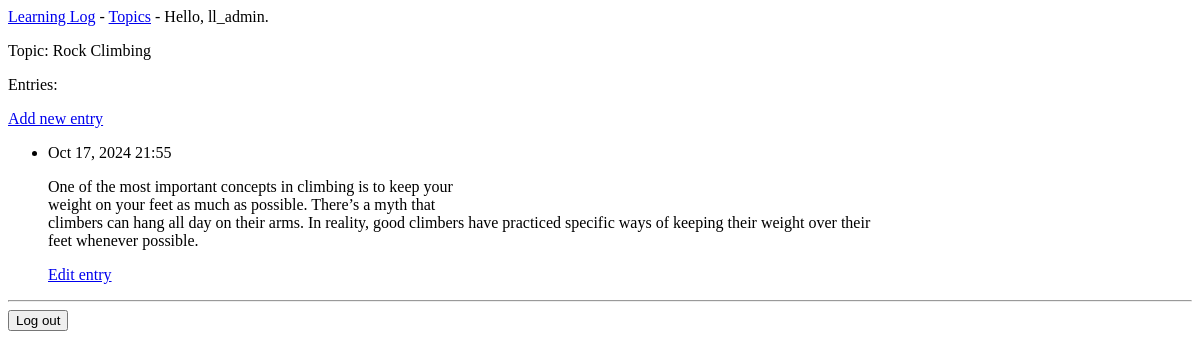
Page /topics/2/ (signed in) on the earlier database version.
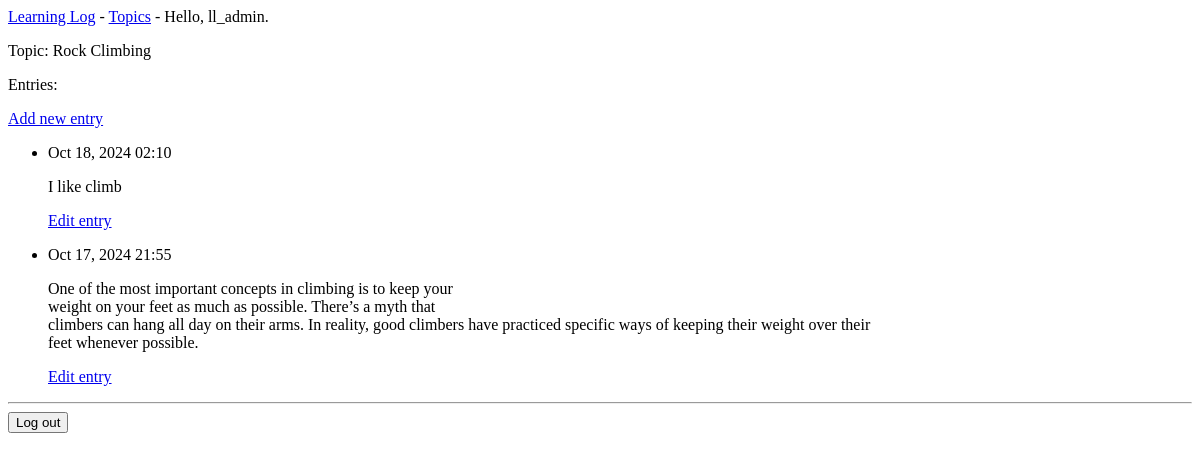
Same page on the later database version.
### learning_logs/models.py (models this page shows, shortened)
class Topic(models.Model):
    text = models.CharField(max_length=200)
    date_added = models.DateTimeField(auto_now_add=True)
    owner = models.ForeignKey(User, on_delete=models.CASCADE)

class Entry(models.Model):
    topic = models.ForeignKey(Topic, on_delete=models.CASCADE)
    text = models.TextField()
    date_added = models.DateTimeField(auto_now_add=True)
    class Meta:
        verbose_name_plural = 'entries'

### learning_logs/views.py (the view)
# urls.py: path('topics/<int:topic_id>/', views.topic, name='topic'),
@login_required
def topic(request, topic_id):
    topic = Topic.objects.get(id=topic_id)
    if topic.owner != request.user:
        raise Http404
    entries = topic.entry_set.order_by('-date_added')
    context = {'topic': topic, 'entries': entries}
    return render(request, 'learning_logs/topic.html', context)

### learning_logs/templates/learning_logs/topic.html
{% extends 'learning_logs/base.html' %}
{% block content %}
  <p>Topic: {{ topic.text }}</p>
  <p>Entries:</p>
  <p>
    <a href="{% url 'learning_logs:new_entry' topic.id %}">Add new entry</a>
  </p>
  <ul>
    {% for entry in entries %}
      <li>
        <p>{{ entry.date_added|date:'M d, Y H:i' }}</p>
        <p>{{ entry.text|linebreaks }}</p>
        <p>
          <a href="{% url 'learning_logs:edit_entry' entry.id %}">
            Edit entry</a></p>
      </li>
    {% empty %}
      <li>There are no entries for this topic yet.</li>
    {% endfor %}
  </ul>
{% endblock content %}

### learning_logs/templates/learning_logs/base.html (shortened to what this page needs)
<p>
  <a href="{% url 'learning_logs:index' %}">Learning Log</a> -
  <a href="{% url 'learning_logs:topics' %}">Topics</a> -
  {% if user.is_authenticated %}
    Hello, {{ user.username }}.
  {% else %}
    <a href="{% url 'accounts:register' %}">Register</a> -
    <a href="{% url 'accounts:login' %}">Log in</a>
  {% endif %}
</p>
{% block content %}{% endblock content %}
{% if user.is_authenticated %}
  <hr />
  <form action="{% url 'accounts:logout' %}" method='post'>
    <button name='submit'>Log out</button>
  </form>
{% endif %}

Differences in the rows shown:
added Entry: date_added "Oct 18, 2024 02:10", text "I like climb"
